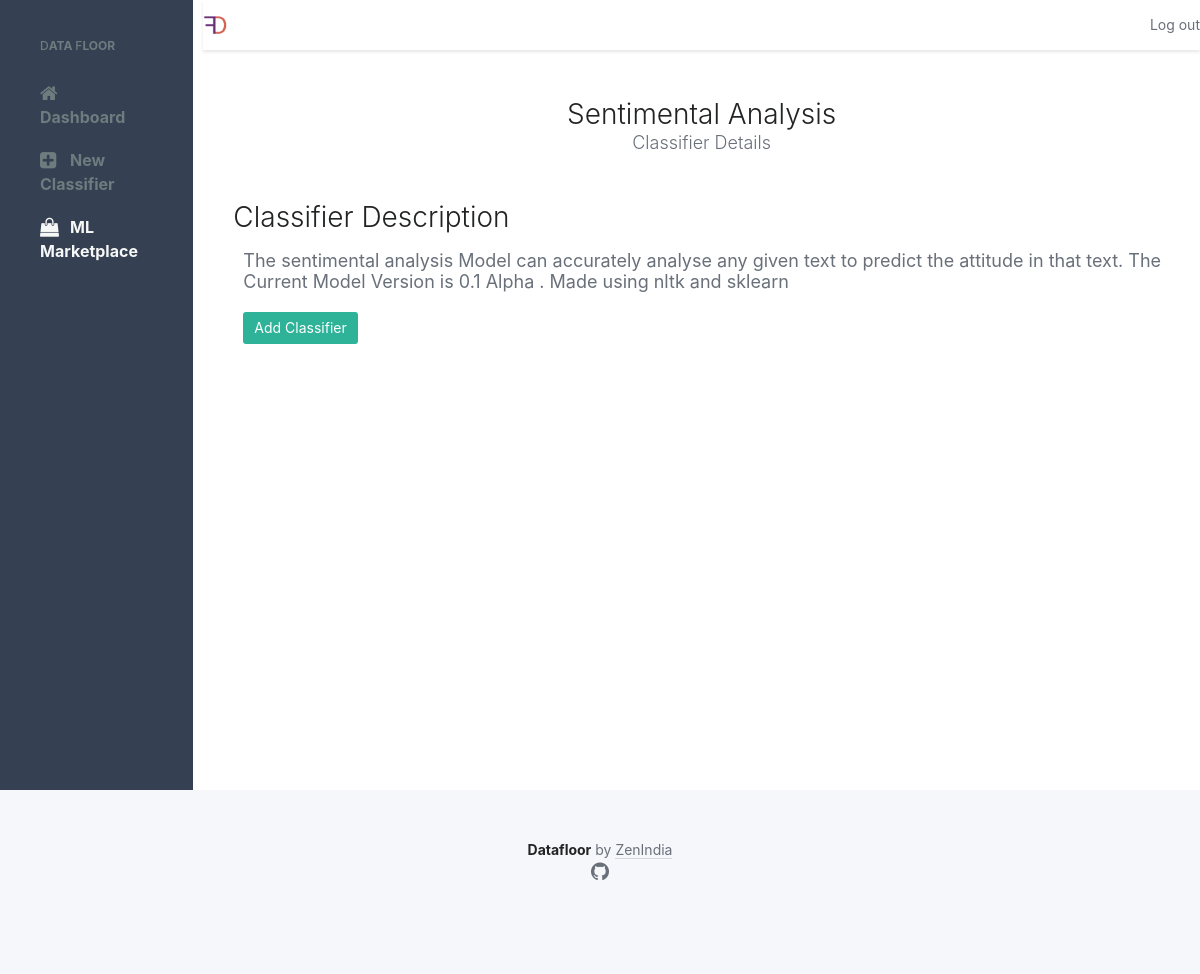
Page /mview?id=1 (signed in) on the committed database.
### mlmarket/models.py (models this page shows)
class classifierspre(models.Model):
    classifierid = models.AutoField(primary_key=True)
    name = models.CharField(max_length=100)
    classifier = models.CharField(max_length=100)
    inputset = models.CharField(max_length=500)
    outputset = models.CharField(max_length=500)
    modelfiles = models.CharField(max_length=500)
    desc = models.TextField()

### mlmarket/views.py (the view)
# urls.py: url(r'mview' , views.mview , name="mview"),
def mview(request):
    id = request.session.get('userid', "")
    if (id == ""):
        return HttpResponseRedirect("/home")
    classifiers = classifierspre.objects.all().filter(classifierid=request.GET.get("id",0))
    for i in classifiers:
        return render(request, "marketview.html", {"name" : i.name , "url" : ("/addclass?id=" + str(i.classifierid)) ,"desc" : i.desc})

### templates/marketview.html (shortened to what this page needs)
<!DOCTYPE html>
<html>
<head>
        		{% load static %}
    <link rel="stylesheet" href="{%static 'css/font-awesome.min.css' %}">
    <link rel="stylesheet" type="text/css" href="{%static 'css/bulma.css' %}">
</head>
<body>
  <div class="columns" style="background-color: white" >
    <aside class="column is-2 aside hero is-fullheight is-hidden-mobile">
      <div>
        <div class="main">
            <div class="title"><strong>D</strong>ata <strong>F</strong>loor</div>
          <a href="/dashboard" class="item "><span class="icon"><i class="fa fa-home"></i></span><span class="name">Dashboard</span></a>
          <a href="/upload" class="item"><span class="icon"><i class="fa fa-plus-square"></i></span><span class="name">New Classifier</span></a>
          <a href="/market" class="item active"><span class="icon"><i class="fa fa-shopping-bag"></i></span><span class="name">ML Marketplace</span></a>
        </div>
      </div>
    </aside>
    <div class="column is-10 admin-panel">
      <nav class="nav has-shadow" id="top">
        <div class="container">
          <div class="nav-left">
            <a class="nav-item" href="#">
              <img src="{%static 'img/logo.png' %}" style="max-width: 25px ;width : 25px ; height: auto" alt="Datafloor logo">
            </a>
          </div>
            <div class="nav-right"><a href="/logout" class="nav-item" >Log out</a></div>
        </div>
      </nav>
      <section class="hero is-small">
        <div class="hero-body" style="margin-top: 10px ; margin-bottom: 10px">
          <div class="container" align="center">
            <h1 class="title">
              {{ name }}
            </h1>
            <h2 class="subtitle">
        Classifier Details
            </h2>
          </div>
        </div>
      </section>
    <section>
    <div>
        <div class="title" style="margin-left: 30px">
        Classifier Description
        </div>
        <div class="subtitle" style="margin-top:15px;margin-left: 40px">
                    <p>
                    {{ desc }}
                    </p>
        </div>
        <a style="margin-left: 40px;" href="{{ url }}" class="button is-success is-focused "> Add Classifier </a>
    </div>
        </section>
    </div>
</div>
<footer class="footer" >
  <div class="container">
    <div class="has-text-centered">
      <p>
        <strong>Datafloor</strong> by <a href="http://zenindia.xyz">ZenIndia</a>
      </p>
      <p>
        <a class="icon" href="#">
          <i class="fa fa-github"></i>
        </a>
      </p>
    </div>
  </div>
</footer>
</body>
</html>

### templates/marketview.html (style rules this page uses)
body { font-family: -apple-system,BlinkMacSystemFont,"Segoe UI",Roboto,Helvetica,Arial,sans-serif,"Apple Color Emoji","Segoe UI Emoji","Segoe UI Symbol"; height: 100%; }
.button.is-success { background-color: #2EB398; }
.aside { background-color: #354052;Dashboard - DataFloor margin-right: -10px; }
.aside .main { padding: 40px; color: #6F7B7E; }
.aside .title { color: #6F7B7E; font-size: 12px; font-weight: bold; text-transform: uppercase; }
.aside .main .item { display: block; padding: 10px 0; color: #6F7B7E; }
.aside .main .item.active { color: #F6F7F7; }
.aside .main .icon { font-size: 19px; padding-right: 30px; }
.aside .main .name { font-size: 16px; font-weight: bold; }
.admin-panel { min-height: 100%; margin-bottom: -10px; padding-bottom: -3px; }

### rows in the picture
classifierspre: name "Sentimental Analysis", desc "The sentimental analysis Model can accurately analyse any given text to predict the attitude in that text. The Current Model Version is 0.1 Alpha . Made using nltk and sklearn"
